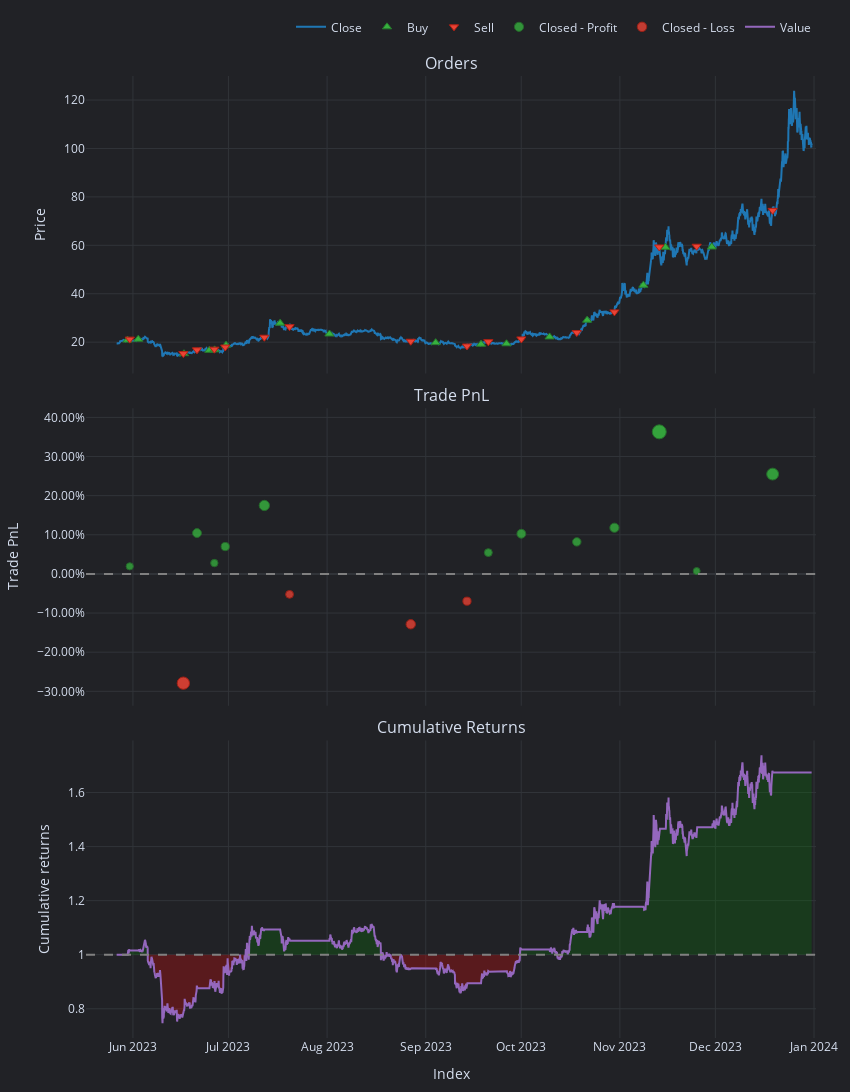

Notebook cell for this chart:
### Code cell
pf.plot(settings=dict(bm_returns=False)).show()

### Figure 1 — Plotly figure (JSON) as saved in the notebook; plotly's stock layout.template omitted (floating-point values rounded to 4 significant figures; data arrays with more than 128 entries replaced by an {"elided": "..."} marker saying what was removed)
{"data": [{"legendgroup": "0", "line": {"color": "#1f77b4"}, "mode": "lines", "name": "Close", "showlegend": true, "type": "scatter", "uid": "b1e0a1af-9eae-430b-9a24-99123ef3c5f7", "x": {"elided": "5242 str values"}, "xaxis": "x", "y": {"elided": "5242 float values"}, "yaxis": "y"}, {"customdata": {"elided": "16x9 mixed values"}, "hovertemplate": "<br>Order Id: %{customdata[0]}\n<br>Signal Index: %{customdata[1]}\n<br>Creation Index: %{customdata[2]}\n<br>Fill Index: %{customdata[3]}\n<br>Size: %{customdata[4]:,}\n<br>Price: %{customdata[5]:,}\n<br>Fees: %{customdata[6]:,}\n<br>Type: %{customdata[7]}\n<br>Stop Type: %{customdata[8]}", "marker": {"color": "#37B13F", "line": {"color": "rgb(38,123,44)", "width": 1}, "size": 8, "symbol": "triangle-up"}, "mode": "markers", "name": "Buy", "type": "scatter", "uid": "80e2121a-2782-427f-b58a-973e7e957e0d", "x": ["2023-05-30T07:00:00+00:00", "2023-06-02T16:00:00+00:00", "2023-06-17T01:00:00+00:00", "2023-06-25T00:00:00+00:00", "2023-06-26T16:00:00+00:00", "2023-06-30T06:00:00+00:00", "2023-07-17T06:00:00+00:00", "2023-08-01T18:00:00+00:00", "2023-09-04T03:00:00+00:00", "2023-09-18T09:00:00+00:00", "2023-09-26T09:00:00+00:00", "2023-10-09T22:00:00+00:00", "2023-10-21T17:00:00+00:00", "2023-11-08T09:00:00+00:00", "2023-11-15T08:00:00+00:00", "2023-11-29T21:00:00+00:00"], "xaxis": "x", "y": [20.84, 21.19, 15.24, 16.63, 16.81, 18.75, 27.84, 23.38, 19.8, 19.15, 19.34, 22.16, 29.07, 43.52, 59.19, 59.3], "yaxis": "y"}, {"customdata": {"elided": "16x9 mixed values"}, "hovertemplate": "<br>Order Id: %{customdata[0]}\n<br>Signal Index: %{customdata[1]}\n<br>Creation Index: %{customdata[2]}\n<br>Fill Index: %{customdata[3]}\n<br>Size: %{customdata[4]:,}\n<br>Price: %{customdata[5]:,}\n<br>Fees: %{customdata[6]:,}\n<br>Type: %{customdata[7]}\n<br>Stop Type: %{customdata[8]}", "marker": {"color": "#EA4335", "line": {"color": "rgb(181,31,18)", "width": 1}, "size": 8, "symbol": "triangle-down"}, "mode": "markers", "name": "Sell", "type": "scatter", "uid": "e8e00bfb-1b8b-4d5f-92de-8e3d5ef7e52f", "x": ["2023-05-31T00:00:00+00:00", "2023-06-16T20:00:00+00:00", "2023-06-21T03:00:00+00:00", "2023-06-26T14:00:00+00:00", "2023-06-30T00:00:00+00:00", "2023-07-12T07:00:00+00:00", "2023-07-20T05:00:00+00:00", "2023-08-27T07:00:00+00:00", "2023-09-13T23:00:00+00:00", "2023-09-20T16:00:00+00:00", "2023-10-01T01:00:00+00:00", "2023-10-18T11:00:00+00:00", "2023-10-30T07:00:00+00:00", "2023-11-13T09:00:00+00:00", "2023-11-25T03:00:00+00:00", "2023-12-19T00:00:00+00:00"], "xaxis": "x", "y": [21.24, 15.27, 16.83, 17.09, 17.99, 22.03, 26.38, 20.37, 18.42, 20.19, 21.32, 23.97, 32.5, 59.32, 59.62, 74.43], "yaxis": "y"}, {"customdata": [["0", "0", "2023-05-31 00:00:00+00:00", 1.939, 0.01939], ["2", "2", "2023-06-21 03:00:00+00:00", 10.44, 0.1044], ["3", "3", "2023-06-26 14:00:00+00:00", 2.771, 0.02771], ["4", "4", "2023-06-30 00:00:00+00:00", 6.989, 0.06989], ["5", "5", "2023-07-12 07:00:00+00:00", 17.49, 0.1749], ["9", "9", "2023-09-20 16:00:00+00:00", 5.448, 0.05448], ["10", "10", "2023-10-01 01:00:00+00:00", 10.27, 0.1027], ["11", "11", "2023-10-18 11:00:00+00:00", 8.191, 0.08191], ["12", "12", "2023-10-30 07:00:00+00:00", 11.8, 0.118], ["13", "13", "2023-11-13 09:00:00+00:00", 36.3, 0.363], ["14", "14", "2023-11-25 03:00:00+00:00", 0.7384, 0.007384], ["15", "15", "2023-12-19 00:00:00+00:00", 25.51, 0.2551]], "hovertemplate": "<br>Exit Trade Id: %{customdata[0]}\n<br>Position Id: %{customdata[1]}\n<br>Exit Index: %{customdata[2]}\n<br>PnL: %{customdata[3]:,}\n<br>Return: %{customdata[4]:,%}", "marker": {"color": "#37B13F", "line": {"color": "rgb(38,123,44)", "width": 1}, "opacity": [0.7551, 0.7909, 0.7586, 0.7764, 0.8207, 0.7699, 0.7902, 0.7814, 0.7967, 0.9, 0.75, 0.8545], "size": [7.236, 8.91, 7.4, 8.23, 10.3, 7.927, 8.875, 8.467, 9.177, 14, 7, 11.88], "symbol": "circle"}, "mode": "markers", "name": "Closed - Profit", "type": "scatter", "uid": "37db00c2-a40d-4871-9adb-a090fa037de5", "x": ["2023-05-31T00:00:00+00:00", "2023-06-21T03:00:00+00:00", "2023-06-26T14:00:00+00:00", "2023-06-30T00:00:00+00:00", "2023-07-12T07:00:00+00:00", "2023-09-20T16:00:00+00:00", "2023-10-01T01:00:00+00:00", "2023-10-18T11:00:00+00:00", "2023-10-30T07:00:00+00:00", "2023-11-13T09:00:00+00:00", "2023-11-25T03:00:00+00:00", "2023-12-19T00:00:00+00:00"], "xaxis": "x2", "y": [0.01939, 0.1044, 0.02771, 0.06989, 0.1749, 0.05448, 0.1027, 0.08191, 0.118, 0.363, 0.007384, 0.2551], "yaxis": "y2"}, {"customdata": [["1", "1", "2023-06-16 20:00:00+00:00", -27.92, -0.2792], ["6", "6", "2023-07-20 05:00:00+00:00", -5.223, -0.05223], ["7", "7", "2023-08-27 07:00:00+00:00", -12.87, -0.1287], ["8", "8", "2023-09-13 23:00:00+00:00", -6.97, -0.0697]], "hovertemplate": "<br>Exit Trade Id: %{customdata[0]}\n<br>Position Id: %{customdata[1]}\n<br>Exit Index: %{customdata[2]}\n<br>PnL: %{customdata[3]:,}\n<br>Return: %{customdata[4]:,%}", "marker": {"color": "#EA4335", "line": {"color": "rgb(181,31,18)", "width": 1}, "opacity": [0.8646, 0.7689, 0.8012, 0.7763], "size": [12.35, 7.883, 9.387, 8.227], "symbol": "circle"}, "mode": "markers", "name": "Closed - Loss", "type": "scatter", "uid": "52f30549-5359-47de-b5e2-6f529bd2b0a9", "x": ["2023-06-16T20:00:00+00:00", "2023-07-20T05:00:00+00:00", "2023-08-27T07:00:00+00:00", "2023-09-13T23:00:00+00:00"], "xaxis": "x2", "y": [-0.2792, -0.05223, -0.1287, -0.0697], "yaxis": "y2"}, {"hoverinfo": "skip", "line": {"color": "rgba(0, 0, 0, 0)", "width": 0}, "mode": "lines", "opacity": 0, "showlegend": false, "type": "scatter", "uid": "356de4b6-582f-43f5-9d2a-51ae91d34735", "x": {"elided": "5242 str values"}, "xaxis": "x3", "y": {"elided": "5242 int values"}, "yaxis": "y3"}, {"connectgaps": false, "fill": "tonexty", "fillcolor": "rgba(0, 128, 0, 0.25)", "hoverinfo": "skip", "line": {"color": "rgba(0, 0, 0, 0)", "width": 0}, "mode": "lines", "opacity": 0, "showlegend": false, "type": "scatter", "uid": "25a8884a-c724-4def-9bf5-f82eba86a253", "x": {"elided": "5242 str values"}, "xaxis": "x3", "y": {"elided": "5242 float values"}, "yaxis": "y3"}, {"hoverinfo": "skip", "line": {"color": "rgba(0, 0, 0, 0)", "width": 0}, "mode": "lines", "opacity": 0, "showlegend": false, "type": "scatter", "uid": "10b248fa-6b9f-4a06-b466-ab2767828ec6", "x": {"elided": "5242 str values"}, "xaxis": "x3", "y": {"elided": "5242 int values"}, "yaxis": "y3"}, {"connectgaps": false, "fill": "tonexty", "fillcolor": "rgba(255, 0, 0, 0.25)", "hoverinfo": "skip", "line": {"color": "rgba(0, 0, 0, 0)", "width": 0}, "mode": "lines", "opacity": 0, "showlegend": false, "type": "scatter", "uid": "77ac2f15-fcb2-49ed-9384-2b78eb6389f7", "x": {"elided": "5242 str values"}, "xaxis": "x3", "y": {"elided": "5242 float values"}, "yaxis": "y3"}, {"legendgroup": "1", "line": {"color": "#9467bd"}, "mode": "lines", "name": "Value", "showlegend": true, "type": "scatter", "uid": "988d0ac6-46f7-40d1-8268-fbcd5e7fcdcb", "x": {"elided": "5242 str values"}, "xaxis": "x3", "y": {"elided": "5242 float values"}, "yaxis": "y3"}, {"hoverinfo": "skip", "line": {"color": "rgba(0, 0, 0, 0)", "width": 0}, "mode": "lines", "opacity": 0, "showlegend": false, "type": "scatter", "uid": "d205c08e-2bdc-4895-ab8f-25cbbdeac7fd", "x": {"elided": "5242 str values"}, "xaxis": "x3", "y": {"elided": "5242 int values"}, "yaxis": "y3"}], "layout": {"annotations": [{"font": {"size": 16}, "showarrow": false, "text": "Orders", "x": 0.5, "xanchor": "center", "xref": "paper", "y": 1, "yanchor": "bottom", "yref": "paper"}, {"font": {"size": 16}, "showarrow": false, "text": "Trade PnL", "x": 0.5, "xanchor": "center", "xref": "paper", "y": 0.6547, "yanchor": "bottom", "yref": "paper"}, {"font": {"size": 16}, "showarrow": false, "text": "Cumulative Returns", "x": 0.5, "xanchor": "center", "xref": "paper", "y": 0.3093, "yanchor": "bottom", "yref": "paper"}], "height": 1110, "legend": {"orientation": "h", "traceorder": "normal", "x": 1, "xanchor": "right", "y": 1.036, "yanchor": "bottom"}, "margin": {"b": 30, "l": 30, "r": 30, "t": 30}, "shapes": [{"line": {"color": "gray", "dash": "dash"}, "type": "line", "x0": 0, "x1": 1, "xref": "paper", "y0": 0, "y1": 0, "yref": "y2"}, {"line": {"color": "gray", "dash": "dash"}, "type": "line", "x0": 0, "x1": 1, "xref": "paper", "y0": 1, "y1": 1, "yref": "y3"}], "showlegend": true, "width": 850, "xaxis": {"anchor": "y", "domain": [0, 1], "matches": "x3", "showticklabels": false}, "xaxis2": {"anchor": "y2", "domain": [0, 1], "matches": "x3", "showticklabels": false}, "xaxis3": {"anchor": "y3", "domain": [0, 1], "title": {"text": "Index"}}, "yaxis": {"anchor": "x", "domain": [0.6907, 1], "title": {"text": "Price"}}, "yaxis2": {"anchor": "x2", "domain": [0.3453, 0.6547], "tickformat": ".2%", "title": {"text": "Trade PnL"}}, "yaxis3": {"anchor": "x3", "domain": [0, 0.3093], "title": {"text": "Cumulative returns"}}}}
